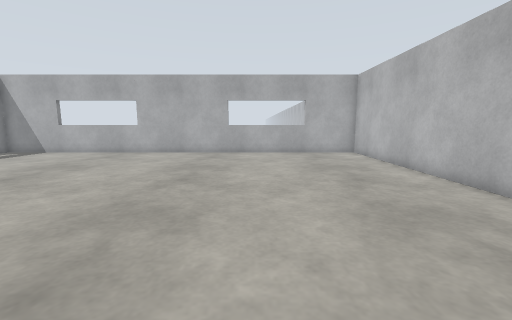
View 1 (above)

19 first-person views from a walk through a world built for the Gazebo simulator. The camera is 0.94 m above the floor, tilts 8° down and sees 90° across. The floor is counted in squares, 0.5 m on a side. Each view is taken from the middle of a square. On the plan, view 1 faces up. The plan holds only what a view shows up to about 15 squares ahead; the rest is blank. The place goes on beyond the plan. Simple shapes stand in for some stock models.

View 2
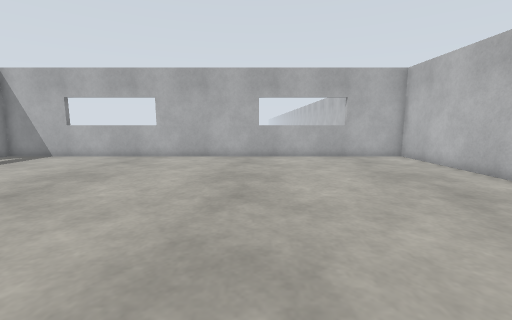

View 3
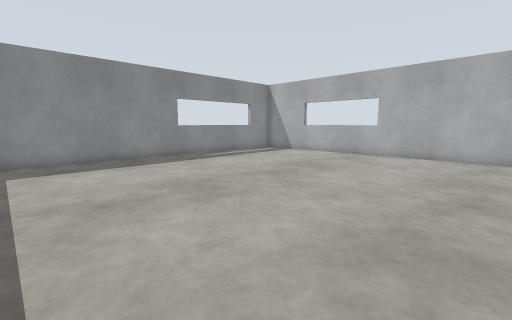

View 4
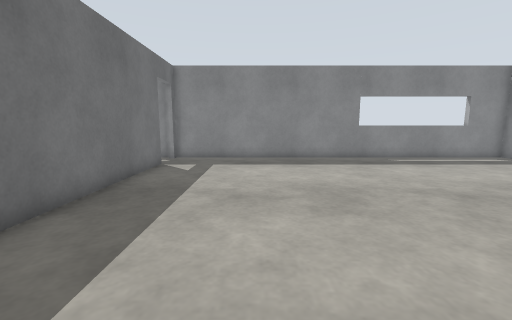

View 5
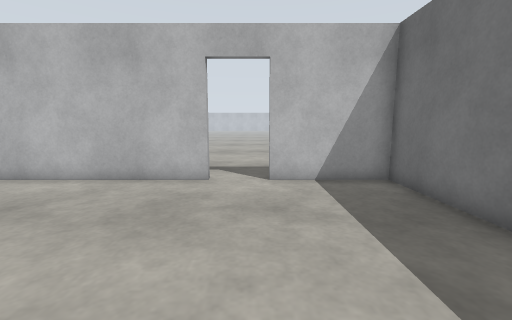

View 6
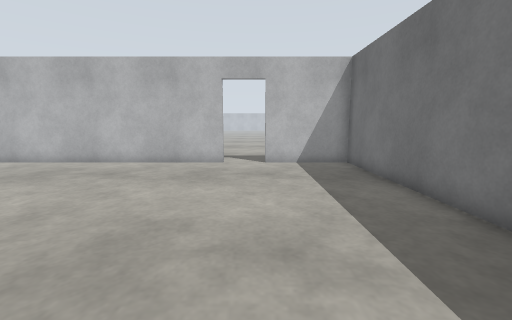

View 7
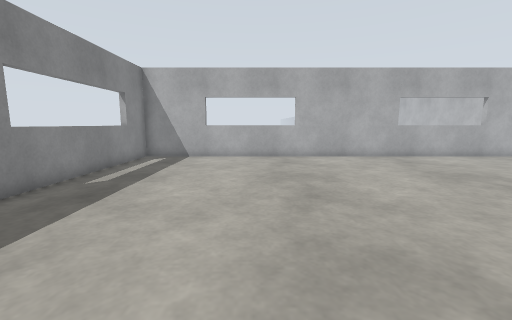

View 8
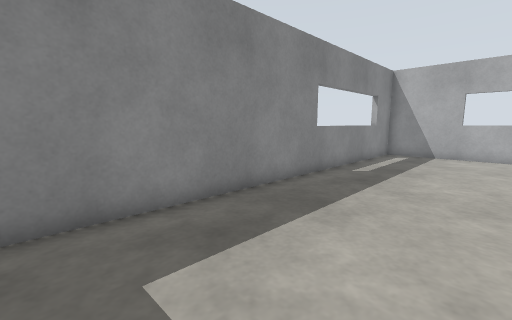

View 9
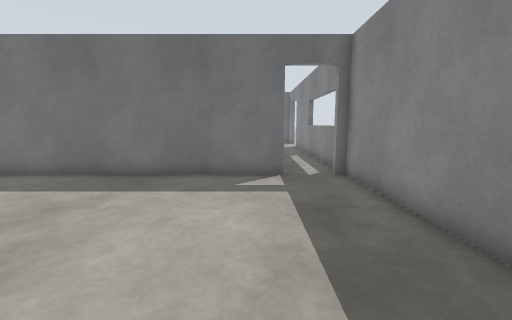

View 10
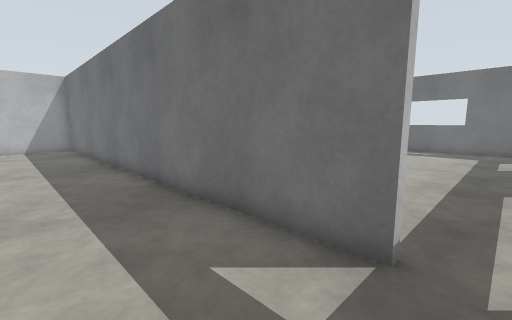

View 11
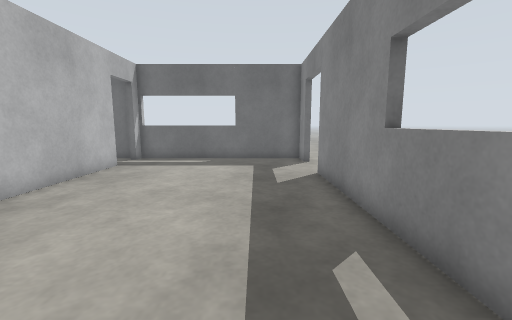

View 12
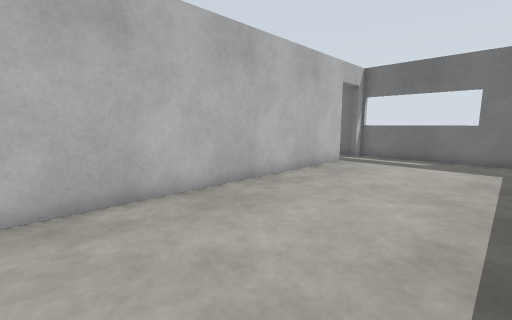

View 13
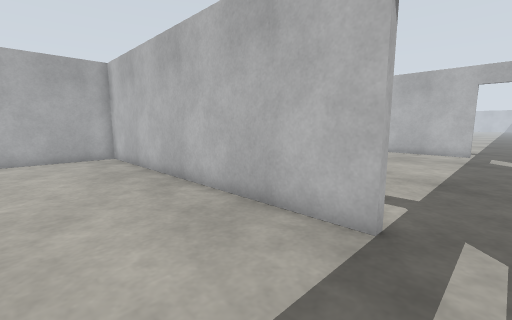

View 14
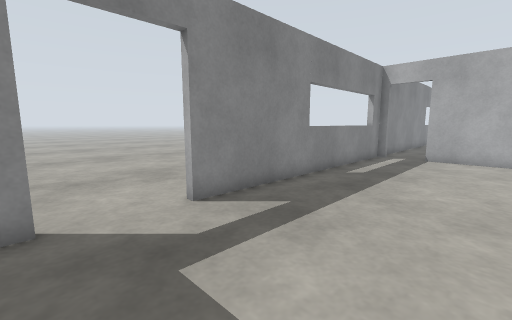

View 15
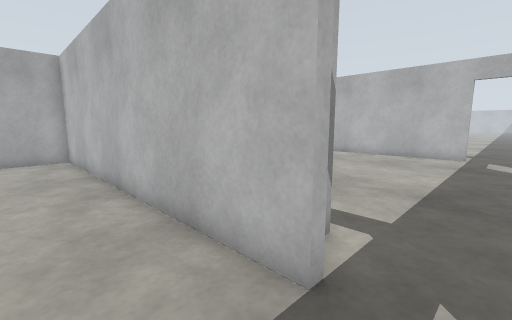

View 16
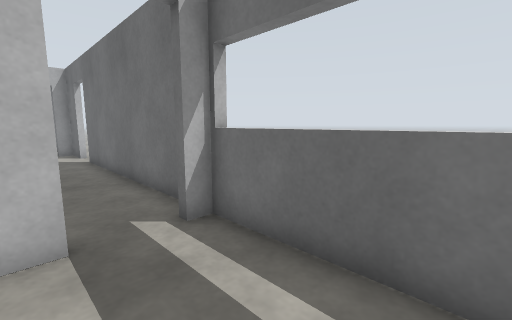

View 17
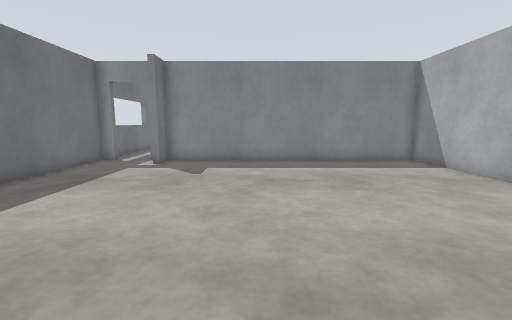

View 18
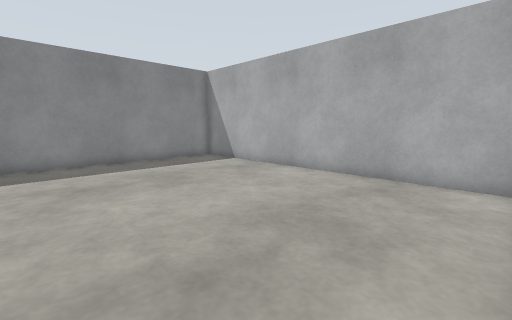

View 19
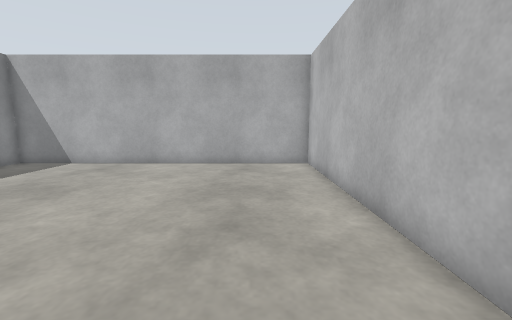

### Floor plan
Points are (right, up) in squares from view 1. A wall is a line through its corners. A room is listed if a view was taken in it or the views show most of it. See-through windows are left out.
Room 1 (views 1, 2, 3, 4, 5, 6, 7, 8, 9, 10)
walls: (6.5, 4.5) (6.5, 16.9) (-16.4, 16.9) (-16.4, -1.5); (-14, -1.5) (6.5, -1.5) (6.5, 2.6)
ways out: open door at (-15, -2) to room 2; open door at (7, 3.5)
Room 2 (views 11, 12, 13, 14, 15, 16)
walls: (-7.7, -15.5) (-7.7, -1.8) (-14, -1.8); (-16.4, -16.6) (-16.4, -18) (-7.6, -18); (-16.4, -1.8) (-16.4, -13.9)
ways out: open door at (-15, -2) to room 1; open door at (-7.5, -16.5) to room 3; open door at (-16.6, -15.2)
Room 3 (views 17, 18, 19)
walls: (6.5, -15.5) (6.5, -1.8) (-7.4, -1.8) (-7.4, -14.6) (-6.1, -14.6) (-6.1, -15); (4.6, -18) (6.5, -18) (6.5, -17.2); (-7.4, -17.4) (-7.4, -18) (2.6, -18)
ways out: open door at (-7.5, -16.5) to room 2; open door at (3.5, -18); open door at (7, -16.5)

Where each view was taken, in squares from view 1:
view 1: 0 up, 0 right, facing up
view 2: 2 up, 2 left, facing up
view 3: 1 up, 2 left, facing up-left
view 4: 3 up, 2 left, facing left
view 5: 3 up, 2 left, facing right
view 6: 3 up, 6 left, facing right
view 7: 2 up, 10 left, facing up
view 8: 0 up, 11 left, facing up-left
view 9: 8 up, 13 left, facing down
view 10: 2 up, 15 left, facing down-right
view 11: 4 down, 14 left, facing down
view 12: 3 down, 14 left, facing down-right
view 13: 17 down, 12 left, facing up-right
view 14: 17 down, 11 left, facing up-left
view 15: 17 down, 10 left, facing up-right
view 16: 15 down, 12 left, facing down-right
view 17: 10 down, 6 right, facing left
view 18: 11 down, 6 right, facing up-left
view 19: 14 down, 4 right, facing up
